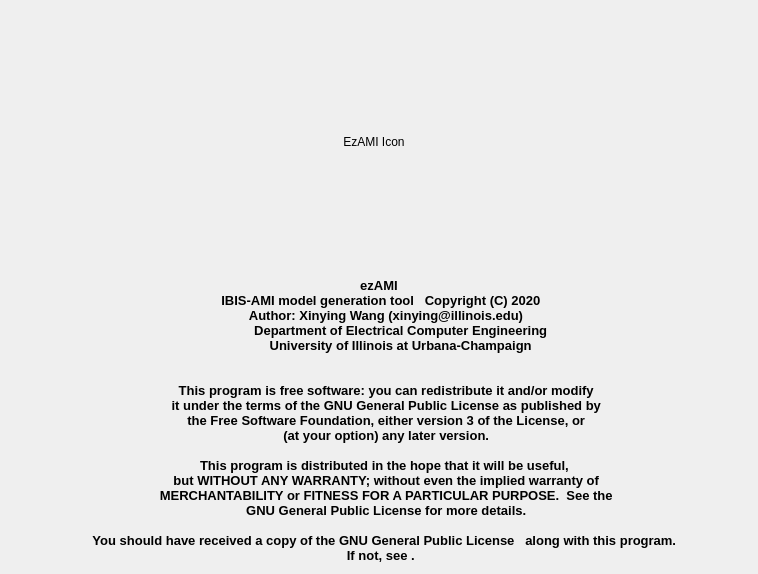
<?xml version="1.0" encoding="UTF-8"?>
<ui version="4.0">
 <class>aboutDialog</class>
 <widget class="QDialog" name="aboutDialog">
  <property name="geometry">
   <rect>
    <x>0</x>
    <y>0</y>
    <width>758</width>
    <height>574</height>
   </rect>
  </property>
  <property name="windowTitle">
   <string>Dialog</string>
  </property>
  <layout class="QGridLayout" name="gridLayout_2">
   <item row="0" column="0">
    <layout class="QGridLayout" name="gridLayout">
     <item row="2" column="0">
      <widget class="QLabel" name="label">
       <property name="font">
        <font>
         <pointsize>10</pointsize>
         <weight>75</weight>
         <bold>true</bold>
        </font>
       </property>
       <property name="text">
        <string>ezAMI
 IBIS-AMI model generation tool   Copyright (C) 2020
    Author: Xinying Wang (xinying@illinois.edu)
            Department of Electrical Computer Engineering
            University of Illinois at Urbana-Champaign
 

    This program is free software: you can redistribute it and/or modify
    it under the terms of the GNU General Public License as published by
    the Free Software Foundation, either version 3 of the License, or
    (at your option) any later version.

   This program is distributed in the hope that it will be useful,
    but WITHOUT ANY WARRANTY; without even the implied warranty of
    MERCHANTABILITY or FITNESS FOR A PARTICULAR PURPOSE.  See the
    GNU General Public License for more details.

   You should have received a copy of the GNU General Public License   along with this program.  
 If not, see &lt;http://www.gnu.org/licenses/&gt;.</string>
       </property>
       <property name="alignment">
        <set>Qt::AlignCenter</set>
       </property>
      </widget>
     </item>
     <item row="0" column="0">
      <layout class="QHBoxLayout" name="horizontalLayout">
       <item>
        <spacer name="horizontalSpacer">
         <property name="orientation">
          <enum>Qt::Horizontal</enum>
         </property>
         <property name="sizeType">
          <enum>QSizePolicy::Preferred</enum>
         </property>
         <property name="sizeHint" stdset="0">
          <size>
           <width>30</width>
           <height>20</height>
          </size>
         </property>
        </spacer>
       </item>
       <item>
        <widget class="QLabel" name="ezAMIicon">
         <property name="text">
          <string>EzAMI Icon</string>
         </property>
         <property name="alignment">
          <set>Qt::AlignCenter</set>
         </property>
        </widget>
       </item>
       <item>
        <spacer name="horizontalSpacer_2">
         <property name="orientation">
          <enum>Qt::Horizontal</enum>
         </property>
         <property name="sizeType">
          <enum>QSizePolicy::Preferred</enum>
         </property>
         <property name="sizeHint" stdset="0">
          <size>
           <width>40</width>
           <height>20</height>
          </size>
         </property>
        </spacer>
       </item>
      </layout>
     </item>
    </layout>
   </item>
  </layout>
 </widget>
 <resources/>
 <connections/>
</ui>
